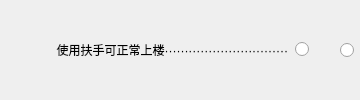
              <widget class="QWidget" name="widget_60" native="true">
               <property name="sizePolicy">
                <sizepolicy hsizetype="Preferred" vsizetype="Fixed">
                 <horstretch>0</horstretch>
                 <verstretch>0</verstretch>
                </sizepolicy>
               </property>
               <layout class="QHBoxLayout" name="horizontalLayout_51">
                <property name="leftMargin">
                 <number>0</number>
                </property>
                <property name="topMargin">
                 <number>0</number>
                </property>
                <property name="rightMargin">
                 <number>6</number>
                </property>
                <property name="bottomMargin">
                 <number>0</number>
                </property>
                <item>
                 <widget class="QLabel" name="label_69">
                  <property name="sizePolicy">
                   <sizepolicy hsizetype="Expanding" vsizetype="Fixed">
                    <horstretch>0</horstretch>
                    <verstretch>0</verstretch>
                   </sizepolicy>
                  </property>
                  <property name="text">
                   <string>                 使用扶手可正常上楼·······························</string>
                  </property>
                  <property name="alignment">
                   <set>Qt::AlignLeading|Qt::AlignLeft|Qt::AlignVCenter</set>
                  </property>
                 </widget>
                </item>
                <item>
                 <widget class="QRadioButton" name="radioButton_102">
                  <property name="sizePolicy">
                   <sizepolicy hsizetype="Fixed" vsizetype="Fixed">
                    <horstretch>0</horstretch>
                    <verstretch>0</verstretch>
                   </sizepolicy>
                  </property>
                  <property name="layoutDirection">
                   <enum>Qt::RightToLeft</enum>
                  </property>
                  <property name="text">
                   <string/>
                  </property>
                 </widget>
                </item>
                <item>
                 <widget class="QRadioButton" name="radioButton_103">
                  <property name="sizePolicy">
                   <sizepolicy hsizetype="Fixed" vsizetype="Fixed">
                    <horstretch>0</horstretch>
                    <verstretch>0</verstretch>
                   </sizepolicy>
                  </property>
                  <property name="layoutDirection">
                   <enum>Qt::RightToLeft</enum>
                  </property>
                  <property name="text">
                   <string>    </string>
                  </property>
                 </widget>
                </item>
               </layout>
              </widget>
